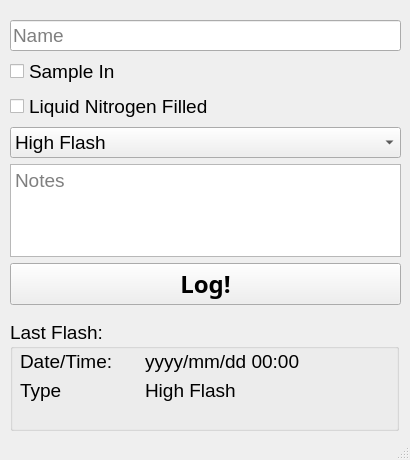
<?xml version="1.0" encoding="UTF-8"?>
<ui version="4.0">
 <class>MainWindow</class>
 <widget class="QMainWindow" name="MainWindow">
  <property name="windowModality">
   <enum>Qt::NonModal</enum>
  </property>
  <property name="enabled">
   <bool>true</bool>
  </property>
  <property name="geometry">
   <rect>
    <x>0</x>
    <y>0</y>
    <width>410</width>
    <height>460</height>
   </rect>
  </property>
  <property name="sizePolicy">
   <sizepolicy hsizetype="Fixed" vsizetype="Fixed">
    <horstretch>0</horstretch>
    <verstretch>0</verstretch>
   </sizepolicy>
  </property>
  <property name="font">
   <font>
    <weight>50</weight>
    <italic>false</italic>
    <bold>false</bold>
    <underline>false</underline>
   </font>
  </property>
  <property name="cursor">
   <cursorShape>ArrowCursor</cursorShape>
  </property>
  <property name="windowTitle">
   <string>Flash Logger!</string>
  </property>
  <property name="windowIcon">
   <iconset>
    <normaloff>icon.png</normaloff>icon.png</iconset>
  </property>
  <property name="windowOpacity">
   <double>1.000000000000000</double>
  </property>
  <property name="autoFillBackground">
   <bool>false</bool>
  </property>
  <property name="windowFilePath">
   <string/>
  </property>
  <property name="documentMode">
   <bool>false</bool>
  </property>
  <widget class="QWidget" name="centralwidget">
   <property name="sizePolicy">
    <sizepolicy hsizetype="MinimumExpanding" vsizetype="MinimumExpanding">
     <horstretch>0</horstretch>
     <verstretch>0</verstretch>
    </sizepolicy>
   </property>
   <widget class="QWidget" name="gridLayoutWidget">
    <property name="geometry">
     <rect>
      <x>10</x>
      <y>20</y>
      <width>391</width>
      <height>285</height>
     </rect>
    </property>
    <property name="font">
     <font>
      <pointsize>14</pointsize>
      <weight>50</weight>
      <italic>false</italic>
      <bold>false</bold>
      <underline>false</underline>
     </font>
    </property>
    <layout class="QGridLayout" name="gridLayout">
     <item row="3" column="0">
      <widget class="QComboBox" name="comboBox">
       <property name="font">
        <font>
         <pointsize>14</pointsize>
         <weight>50</weight>
         <italic>false</italic>
         <bold>false</bold>
         <underline>false</underline>
        </font>
       </property>
       <item>
        <property name="text">
         <string>High Flash</string>
        </property>
       </item>
       <item>
        <property name="text">
         <string>Low Flash</string>
        </property>
       </item>
      </widget>
     </item>
     <item row="4" column="0">
      <widget class="QPlainTextEdit" name="notebox">
       <property name="font">
        <font>
         <pointsize>14</pointsize>
         <weight>50</weight>
         <italic>false</italic>
         <bold>false</bold>
         <underline>false</underline>
        </font>
       </property>
       <property name="placeholderText">
        <string>Notes</string>
       </property>
      </widget>
     </item>
     <item row="5" column="0">
      <widget class="QPushButton" name="startButton">
       <property name="sizePolicy">
        <sizepolicy hsizetype="Minimum" vsizetype="MinimumExpanding">
         <horstretch>0</horstretch>
         <verstretch>0</verstretch>
        </sizepolicy>
       </property>
       <property name="maximumSize">
        <size>
         <width>450</width>
         <height>100</height>
        </size>
       </property>
       <property name="font">
        <font>
         <family>Segoe Print</family>
         <pointsize>18</pointsize>
         <weight>75</weight>
         <italic>false</italic>
         <bold>true</bold>
         <underline>false</underline>
        </font>
       </property>
       <property name="text">
        <string>Log!</string>
       </property>
      </widget>
     </item>
     <item row="1" column="0">
      <widget class="QCheckBox" name="sample_checkBox">
       <property name="font">
        <font>
         <pointsize>14</pointsize>
         <weight>50</weight>
         <italic>false</italic>
         <bold>false</bold>
         <underline>false</underline>
        </font>
       </property>
       <property name="text">
        <string>Sample In</string>
       </property>
      </widget>
     </item>
     <item row="0" column="0">
      <widget class="QLineEdit" name="useredit">
       <property name="font">
        <font>
         <pointsize>14</pointsize>
         <weight>50</weight>
         <italic>false</italic>
         <bold>false</bold>
         <underline>false</underline>
        </font>
       </property>
       <property name="placeholderText">
        <string>Name</string>
       </property>
      </widget>
     </item>
     <item row="2" column="0">
      <widget class="QCheckBox" name="ln2_checkBox">
       <property name="font">
        <font>
         <pointsize>14</pointsize>
         <weight>50</weight>
         <italic>false</italic>
         <bold>false</bold>
         <underline>false</underline>
        </font>
       </property>
       <property name="text">
        <string>Liquid Nitrogen Filled</string>
       </property>
      </widget>
     </item>
    </layout>
   </widget>
   <widget class="QGroupBox" name="groupBox">
    <property name="geometry">
     <rect>
      <x>10</x>
      <y>320</y>
      <width>389</width>
      <height>111</height>
     </rect>
    </property>
    <property name="font">
     <font>
      <pointsize>14</pointsize>
      <weight>50</weight>
      <italic>false</italic>
      <bold>false</bold>
      <underline>false</underline>
     </font>
    </property>
    <property name="title">
     <string>Last Flash:</string>
    </property>
    <widget class="QWidget" name="formLayoutWidget">
     <property name="geometry">
      <rect>
       <x>10</x>
       <y>30</y>
       <width>361</width>
       <height>61</height>
      </rect>
     </property>
     <layout class="QFormLayout" name="formLayout">
      <property name="horizontalSpacing">
       <number>32</number>
      </property>
      <item row="0" column="0">
       <widget class="QLabel" name="label">
        <property name="font">
         <font>
          <pointsize>14</pointsize>
          <weight>50</weight>
          <italic>false</italic>
          <bold>false</bold>
          <underline>false</underline>
         </font>
        </property>
        <property name="text">
         <string>Date/Time:</string>
        </property>
       </widget>
      </item>
      <item row="0" column="1">
       <widget class="QLabel" name="datetime_label">
        <property name="font">
         <font>
          <pointsize>14</pointsize>
          <weight>50</weight>
          <italic>false</italic>
          <bold>false</bold>
          <underline>false</underline>
         </font>
        </property>
        <property name="text">
         <string>yyyy/mm/dd 00:00</string>
        </property>
       </widget>
      </item>
      <item row="1" column="1">
       <widget class="QLabel" name="flash_label">
        <property name="font">
         <font>
          <pointsize>14</pointsize>
          <weight>50</weight>
          <italic>false</italic>
          <bold>false</bold>
          <underline>false</underline>
         </font>
        </property>
        <property name="text">
         <string>High Flash</string>
        </property>
       </widget>
      </item>
      <item row="1" column="0">
       <widget class="QLabel" name="label_2">
        <property name="font">
         <font>
          <pointsize>14</pointsize>
          <weight>50</weight>
          <italic>false</italic>
          <bold>false</bold>
          <underline>false</underline>
         </font>
        </property>
        <property name="text">
         <string>Type</string>
        </property>
       </widget>
      </item>
     </layout>
    </widget>
   </widget>
  </widget>
  <widget class="QStatusBar" name="statusBar"/>
 </widget>
 <resources/>
 <connections/>
</ui>
